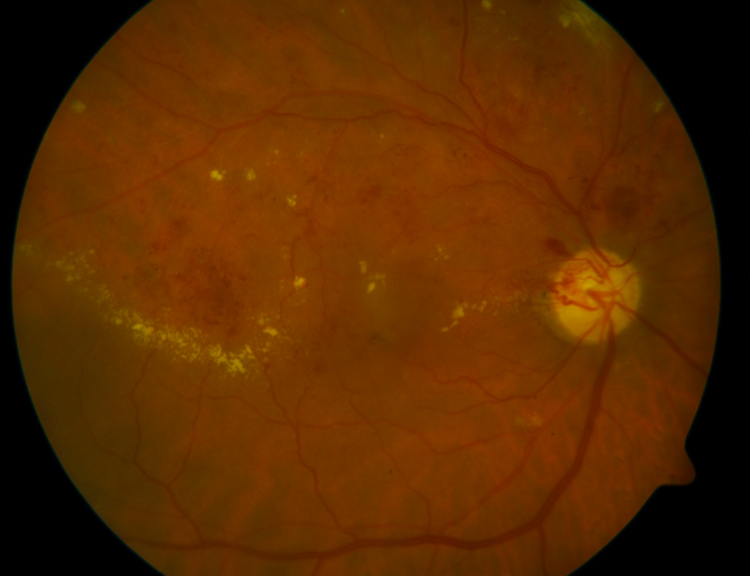
#> input picture ImagensDoProjeto/diaretdb1_image016.png, 1500 x 1152 px, found by its file name (shown at 1/2 size)
$ python Figura10.py
#> lines starting #> are read from the running program, lines starting #| are printed output that depends on the picture; after the words box and inside, x2 and y2 are one past the last pixel; in counts of white or black regions, pixels touching at a corner belong together
### Figura09.py
from skimage.measure import regionprops, regionprops_table
from skimage.morphology import remove_small_objects
import skimage
import matplotlib.pyplot as plt
from skimage.color import rgb2gray
import cv2
import numpy as np


im = cv2.imread("images/diaretdb1_image016.png")
#> im is the input picture: shape (1152, 1500, 3); mean B, G, R 0.3, 42.5, 89.6
scalaPercent = 20
widht = int(im.shape[1] * scalaPercent / 100)
#> widht = 300
height = int(im.shape[0] * scalaPercent / 100)
#> height = 230
dim = (widht, height)
#> dim = (300, 230)
im = cv2.resize(im, dim, interpolation=cv2.INTER_AREA)
#> im: shape (230, 300, 3)
#cv2.imshow("Imagem Original", im)


g = im[:,:,1]
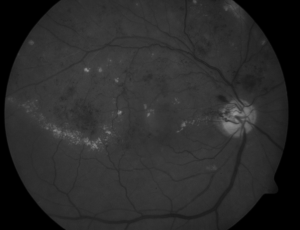
#> g: shape (230, 300); min 0, max 147, mean 42.5
alpha = 1.5
beta = 10
out = cv2.convertScaleAbs(g, alpha=alpha, beta=beta)
out2 = out.copy()
edges = cv2.Canny(out,20,120)
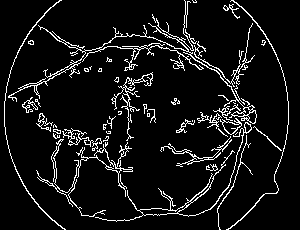
#> edges: shape (230, 300); 7.9% white in thin lines or dots
#cv2.imshow("Canny", edges)


cnts = cv2.findContours(edges, cv2.RETR_EXTERNAL, cv2.CHAIN_APPROX_SIMPLE)
#> cnts = 51 contours, 34 with area under 20; largest, box (x1, y1, x2, y2) and area: (8, 0, 257, 124) 570, (95, 122, 252, 222) 357, (220, 118, 242, 135) 154, (36, 139, 133, 217) 138, (160, 136, 232, 167) 96
cnts = cnts[0] if len(cnts) == 2 else cnts[1]
cv2.fillPoly(out, cnts, [255,255,255])
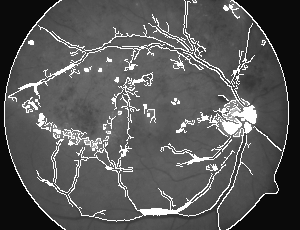
#> out: shape (230, 300); min 10, max 255, mean 88.5
#cv2.imshow("Preenchimento", out)


rs = out - edges
_, rs2 = cv2.threshold(rs, 130, 255, cv2.THRESH_BINARY)
#> rs2: shape (230, 300); 1.5% white in thin lines or dots, all inside (x1, y1, x2, y2) = (20, 6, 256, 215)
#cv2.imshow("Binarizacao", rs2)


final = np.concatenate((edges, out, rs2), axis=1)
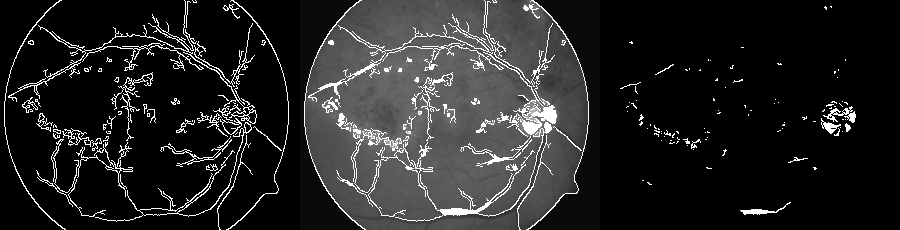
#> final: shape (230, 900); min 0, max 255, mean 37.5
cv2.imshow("Figura09", final)

### Figura10.py
from Figura09 import *


image = rs2.copy()
kernel = np.ones((3, 3), np.uint8)
image = cv2.morphologyEx(image, cv2.MORPH_CLOSE, kernel)
#> image: shape (230, 300); 1.8% white; 59 white regions (49 under 20 px)


contours, hierarchy = cv2.findContours(image, cv2.RETR_TREE, cv2.CHAIN_APPROX_SIMPLE)
#> contours = 60 contours, 54 with area under 20; largest, box (x1, y1, x2, y2) and area: (221, 101, 256, 136) 440, (140, 202, 191, 215) 110, (54, 125, 75, 138) 60, (83, 138, 101, 150) 50, (245, 123, 251, 132) 23, (233, 129, 239, 135) 20


image = cv2.drawContours(image, contours, -1, (255, 0, 0), 4)
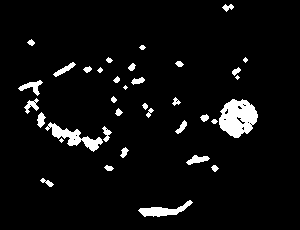
#> image: shape (230, 300); 5.2% white; 36 white regions (4 under 20 px), largest, box (x1, y1, x2, y2) and area: (219, 99, 258, 138) 1049, (45, 122, 103, 152) 554, (138, 200, 193, 217) 376


'''
plt.subplot(121),plt.imshow(rs2, cmap="gray")
plt.subplot(122),plt.imshow(image)
plt.show()
'''


img = image.copy()
selected_contours = []
imagens = []


for contour in contours:
  area = cv2.contourArea(contour)
  if area < 2:
    selected_contours.append(contour)
    blank_image = np.zeros(img.shape, np.uint8)
    cv2.fillPoly(blank_image, pts=selected_contours, color=(255,255,255))
    #plt.imshow(blank_image)
    #plt.show()
    imagens.append(blank_image)
#> this loop made 60 passes
#> area on passes 1, 10, 18, 20, 38, 39: 110, 50, 60.5, 23, 439.5, 20
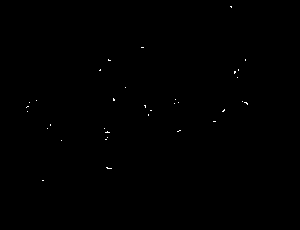
#> blank_image: shape (230, 300); 0.13% white in thin lines or dots, all inside (x1, y1, x2, y2) = (26, 6, 248, 181)
#> after the loop, imagens = 34 items; selected_contours = 34 contours, all with area under 20


imResult = imagens[-1]
final = np.concatenate((rs2, imagens[-1]), axis=1)
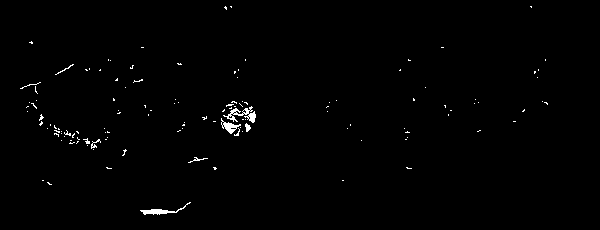
#> final: shape (230, 600); 0.81% white in thin lines or dots, all inside (x1, y1, x2, y2) = (20, 6, 548, 215)
cv2.imshow("Figura10", final)

$ run again, with ImagensDoProjeto/diaretdb1_image001.png copied over ImagensDoProjeto/diaretdb1_image016.png
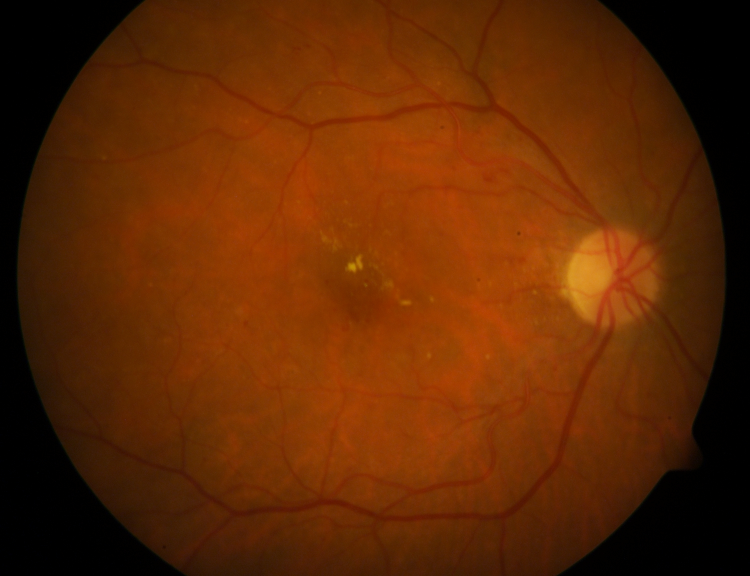
#> input picture ImagensDoProjeto/diaretdb1_image001.png, 1500 x 1152 px, found by its file name (shown at 1/2 size)
#> im is the input picture: shape (1152, 1500, 3); mean B, G, R 2.8, 40, 94.9
#> im: shape (230, 300, 3)
#> `edges = cv2.Canny(out,20,120)`:
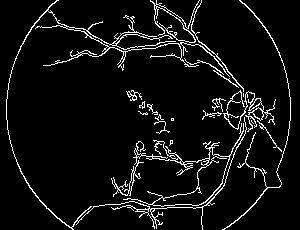
#> edges: shape (230, 300); 6.3% white in thin lines or dots
#> cnts = 23 contours, 16 with area under 20; largest, box (x1, y1, x2, y2) and area: (111, 123, 244, 207) 1620, (6, 0, 247, 230) 366, (223, 90, 276, 130) 203, (150, 0, 200, 43) 142, (222, 0, 291, 230) 100, (191, 0, 244, 92) 46, (126, 90, 142, 101) 36
#> rs2: shape (230, 300); 3.1% white; 44 white regions (36 under 20 px), largest, box (x1, y1, x2, y2) and area: (153, 148, 229, 206) 1230, (220, 92, 247, 128) 486, (253, 108, 263, 120) 63
#> contours = 38 contours, 31 with area under 20; largest, box (x1, y1, x2, y2) and area: (153, 148, 229, 206) 1176, (220, 92, 247, 128) 580, (253, 108, 263, 120) 50, (245, 116, 252, 129) 30, (250, 99, 261, 110) 25, (247, 92, 254, 102) 25, (155, 5, 187, 29) 20
#> the loop `for contour in contours:` made 38 passes
#> area on passes 8, 15, 19, 25, 28, 29, 38: 1176, 30.5, 49.5, 25, 25, 579.5, 20.5
#> after the loop `for contour in contours:`: imagens = 23 items; selected_contours = 23 contours, all with area under 20
#> `final = np.concatenate((rs2, imagens[-1]), axis=1)`:
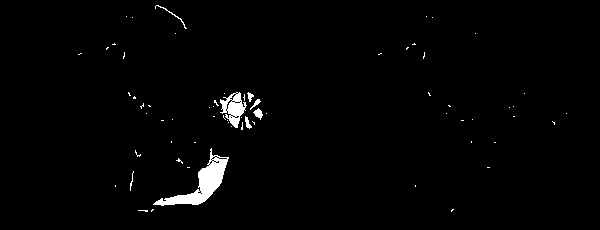
#> final: shape (230, 600); 1.6% white; 67 white regions (59 under 20 px), largest, box (x1, y1, x2, y2) and area: (153, 148, 229, 206) 1230, (220, 92, 247, 128) 486, (253, 108, 263, 120) 63
